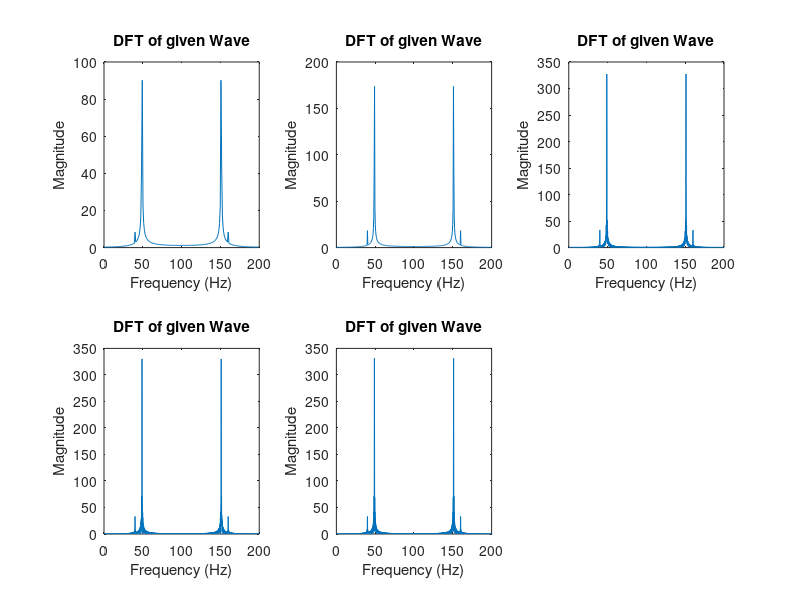

MATLAB code for this plot:
a = 1 + mod(236,3)
t = 0 : (3/200) : 10 - (3/200);
x = 0.1*sin(160.*pi.*t)+cos(166.*pi.*t);
hold on 
y2 = fft(x,215)
m = abs(y2)
f =  (0:length(y2)-1)*200/length(y2);
subplot(2,3,1);
plot(f,m)
xlabel('Frequency (Hz)')
ylabel('Magnitude')
title('DFT of given Wave')
hold off

a = 1 + mod(236,3)
t = 0 : (3/200) : 10 - (3/200);
x = 0.1*sin(160.*pi.*t)+cos(166.*pi.*t);
hold on 
y2 = fft(x,415)
m = abs(y2)
f =  (0:length(y2)-1)*200/length(y2);
subplot(2,3,2);
plot(f,m)
xlabel('Frequency (Hz)')
ylabel('Magnitude')
title('DFT of given Wave')
hold off

a = 1 + mod(236,3)
t = 0 : (3/200) : 10 - (3/200);
x = 0.1*sin(160.*pi.*t)+cos(166.*pi.*t);
hold on 
y2 = fft(x,1115)
m = abs(y2)
f =  (0:length(y2)-1)*200/length(y2);
subplot(2,3,3);
plot(f,m)
xlabel('Frequency (Hz)')
ylabel('Magnitude')
title('DFT of given Wave')
hold off

a = 1 + mod(236,3)
t = 0 : (3/200) : 10 - (3/200);
x = 0.1*sin(160.*pi.*t)+cos(166.*pi.*t);
hold on 
y2 = fft(x,1515)
m = abs(y2)
f =  (0:length(y2)-1)*200/length(y2);
subplot(2,3,4);
plot(f,m)
xlabel('Frequency (Hz)')
ylabel('Magnitude')
title('DFT of given Wave')
hold off

a = 1 + mod(236,3)
t = 0 : (3/200) : 10 - (3/200);
x = 0.1*sin(160.*pi.*t)+cos(166.*pi.*t);
hold on 
y2 = fft(x,1915)
m = abs(y2)
f =  (0:length(y2)-1)*200/length(y2);
subplot(2,3,5);
plot(f,m)
xlabel('Frequency (Hz)')
ylabel('Magnitude')
title('DFT of given Wave')
hold off